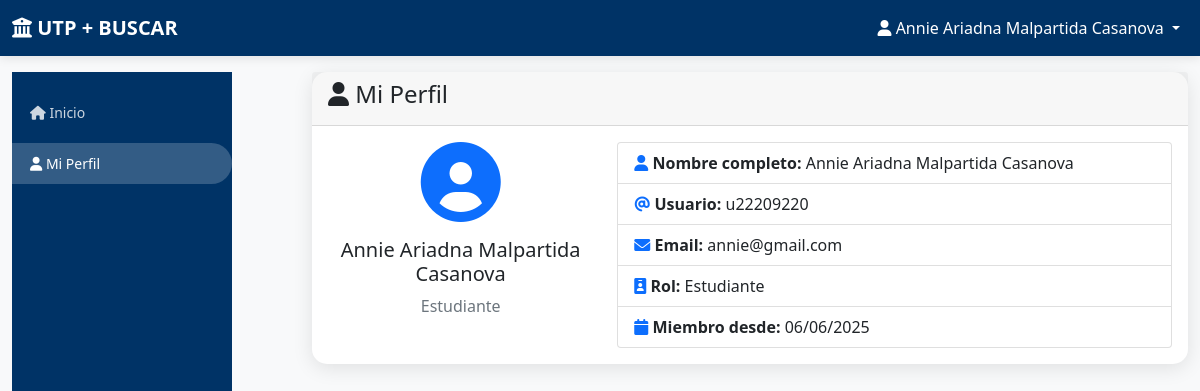
The page /profile (signed in) on the database its author committed.
### app.py (models this page shows)
class User(db.Model):
    id = db.Column(db.Integer, primary_key=True)
    username = db.Column(db.String(80), unique=True, nullable=False)
    email = db.Column(db.String(120), unique=True, nullable=False)
    password_hash = db.Column(db.String(120), nullable=False)
    full_name = db.Column(db.String(100), nullable=False)
    role = db.Column(db.String(20), default='student')  # 'admin' or 'student'
    created_at = db.Column(db.DateTime, default=datetime.utcnow)

### app.py (the view)
@app.route('/profile')
def profile():
    if 'user_id' not in session:
        return redirect(url_for('login'))
    user = User.query.get(session['user_id'])
    return render_template('profile.html', user=user)

### templates/profile.html (shortened to what this page needs)
{% extends "base.html" %}
{% block content %}
<div class="row">
    <div class="col-md-3">
        <div class="sidebar">
            <div class="nav flex-column">
                <a class="nav-link" href="{{ url_for('dashboard') }}">
                    <i class="fas fa-home"></i> Inicio
                </a>
                <a class="nav-link active" href="{{ url_for('profile') }}">
                    <i class="fas fa-user"></i> Mi Perfil
                </a>
            </div>
        </div>
    </div>
    <div class="col-md-9">
        <div class="card">
            <div class="card-header">
                <h4><i class="fas fa-user"></i> Mi Perfil</h4>
            </div>
            <div class="card-body">
                <div class="row">
                    <div class="col-md-4">
                        <div class="text-center">
                            <i class="fas fa-user-circle fa-5x text-primary mb-3"></i>
                            <h5>{{ user.full_name }}</h5>
                            <p class="text-muted">{{ 'Administrador' if user.role == 'admin' else 'Estudiante' }}</p>
                        </div>
                    </div>
                    <div class="col-md-8">
                        <div class="list-group">
                            <div class="list-group-item">
                                <i class="fas fa-user text-primary"></i>
                                <strong>Nombre completo:</strong> {{ user.full_name }}
                            </div>
                            <div class="list-group-item">
                                <i class="fas fa-at text-primary"></i>
                                <strong>Usuario:</strong> {{ user.username }}
                            </div>
                            <div class="list-group-item">
                                <i class="fas fa-envelope text-primary"></i>
                                <strong>Email:</strong> {{ user.email }}
                            </div>
                            <div class="list-group-item">
                                <i class="fas fa-id-badge text-primary"></i>
                                <strong>Rol:</strong> {{ 'Administrador' if user.role == 'admin' else 'Estudiante' }}
                            </div>
                            <div class="list-group-item">
                                <i class="fas fa-calendar text-primary"></i>
                                <strong>Miembro desde:</strong> {{ user.created_at.strftime('%d/%m/%Y') }}
                            </div>
                        </div>
                    </div>
                </div>
            </div>
        </div>
    </div>
</div>
{% endblock %}

### templates/base.html (shortened to what this page needs)
<!DOCTYPE html>
<html lang="es">
<head>
    <link href="https://cdn.jsdelivr.net/npm/bootstrap@5.1.3/dist/css/bootstrap.min.css" rel="stylesheet">
    <link href="https://cdnjs.cloudflare.com/ajax/libs/font-awesome/6.0.0/css/all.min.css" rel="stylesheet">
</head>
<body>
    <nav class="navbar navbar-expand-lg navbar-dark">
        <div class="container-fluid">
            <a class="navbar-brand" href="{{ url_for('dashboard') }}">
                <i class="fas fa-university"></i> UTP + BUSCAR
            </a>
            {% if session.user_id %}
            <div class="navbar-nav ms-auto">
                <div class="nav-item dropdown">
                    <a class="nav-link dropdown-toggle text-white" href="#" id="navbarDropdown" role="button" data-bs-toggle="dropdown">
                        <i class="fas fa-user"></i> {{ session.full_name }}
                    </a>
                </div>
            </div>
            {% endif %}
        </div>
    </nav>
    <div class="container-fluid mt-3">
        {% block content %}{% endblock %}
    </div>
</body>
</html>

### templates/base.html (style rules this page uses)
:root { --utp-primary: #003366; --utp-secondary: #003366; --utp-accent: #ff6600; --utp-light: #f8f9fa; --utp-dark: #212529; }
body { font-family: 'Segoe UI', Tahoma, Geneva, Verdana, sans-serif; background-color: var(--utp-light); }
.navbar-brand { font-weight: bold; color: white !important; }
.navbar { background: linear-gradient(135deg, var(--utp-primary), var(--utp-secondary)); box-shadow: 0 2px 10px rgba(0,0,0,0.1); }
.card { border: none; border-radius: 15px; box-shadow: 0 4px 20px rgba(0,0,0,0.1); transition: all 0.3s ease; }
.sidebar { background: linear-gradient(135deg, var(--utp-primary), var(--utp-secondary)); min-height: calc(100vh - 76px); padding: 15px 0; width: 220px; }
.sidebar .nav-link { color: rgba(255,255,255,0.8); padding: 10px 18px; margin: 5px 0; border-radius: 0 25px 25px 0; transition: all 0.3s ease; font-size: 14px; }
.sidebar .nav-link.active { background: rgba(255,255,255,0.2); color: white; }

### rows shown on the page
User: full_name "Annie Ariadna Malpartida Casanova", role "Estudiante", username "u22209220", email "annie@gmail.com", created_at "06/06/2025"
